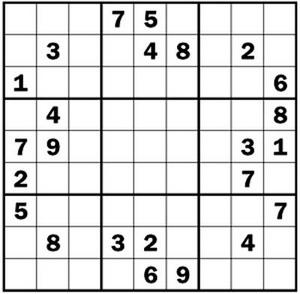
%> input picture suduku.bmp, 300 x 294 px
$ octave suduku.m   (GNU Octave 9; MATLAB toolbox functions it lacks are replaced by stand-ins)
%> lines starting %> are read from the running program, lines starting %| are printed output that depends on the picture; in (x1, y1, x2, y2) boxes, pixels count from 0 and x2, y2 are one past the last pixel; in counts of white or black regions, pixels touching at a corner belong together; the program's own positions count from 1
%% Projet sudoku
% shen 30/01/2014
%%
clear all; close all;

I_init=double(imread('suduku.bmp'))/255;
%> I_init: size 294x300x3 double; min 0, max 1, mean 0.864
I_seuil=I_init;
I_seuil(I_seuil<0.7)=0;
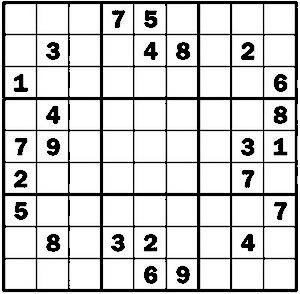
%> I_seuil: size 294x300x3 double; min 0, max 1, mean 0.82
I_seuil(I_seuil>=0.7)=1;
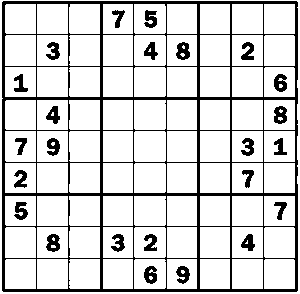
%> I_seuil: size 294x300x3 double; values 0 (black) and 1 (white), 84% white; 25 black regions, largest, box (x1, y1, x2, y2) and area: (2, 1, 298, 292) 10632, (176, 42, 190, 60) 173, (46, 234, 60, 252) 173
%I_seuil=1-I_seuil;


str=strel('disk', 5);
I_open=imopen(I_seuil, str);
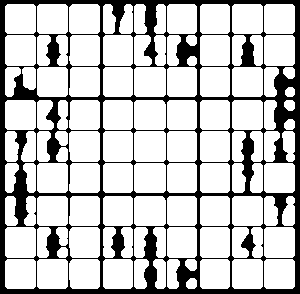
%> I_open: size 294x300x3 double; values 0 (black) and 1 (white), 76.7% white; 1 black region, box (x1, y1, x2, y2) and area: (0, 0, 300, 294) 20554

figure, imshow(I_open, []),title('Sudoku');
